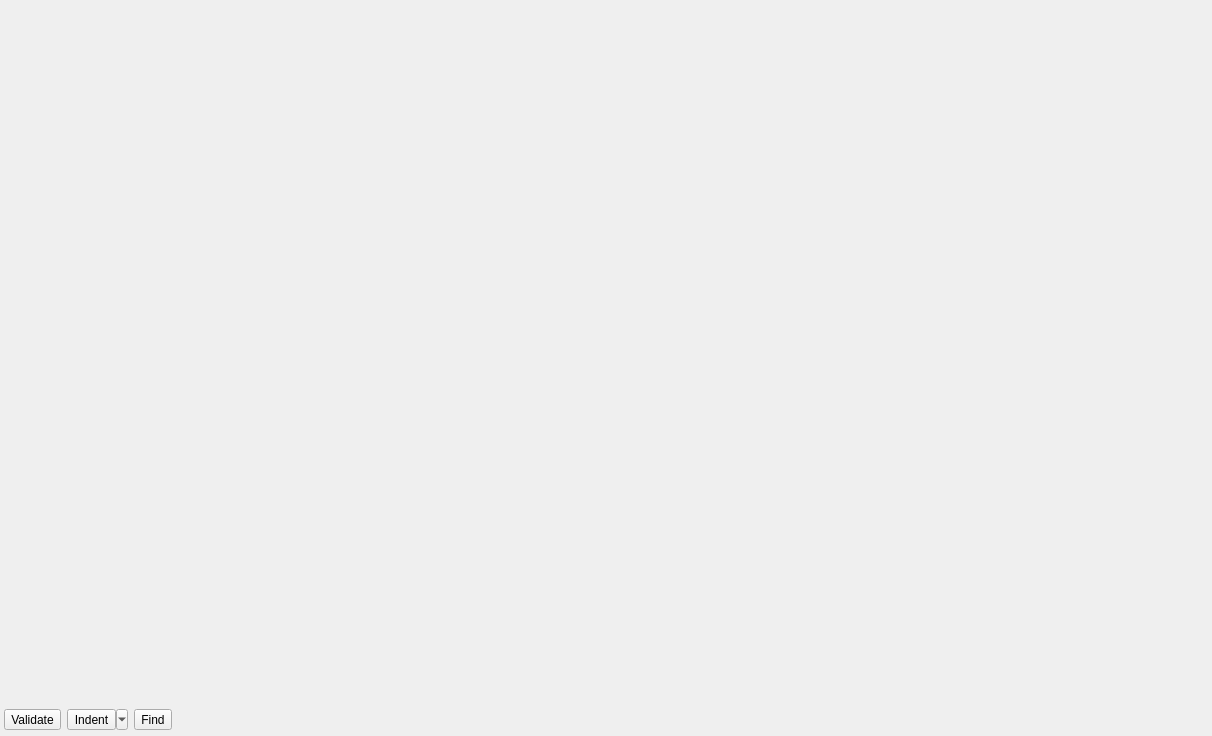
<?xml version="1.0" encoding="UTF-8"?>
<ui version="4.0">
 <class>SourceEditorWidget</class>
 <widget class="QWidget" name="SourceEditorWidget">
  <property name="geometry">
   <rect>
    <x>0</x>
    <y>0</y>
    <width>1212</width>
    <height>736</height>
   </rect>
  </property>
  <property name="windowTitle">
   <string>Form</string>
  </property>
  <layout class="QVBoxLayout" name="verticalLayout">
   <property name="spacing">
    <number>4</number>
   </property>
   <property name="leftMargin">
    <number>4</number>
   </property>
   <property name="topMargin">
    <number>4</number>
   </property>
   <property name="rightMargin">
    <number>4</number>
   </property>
   <property name="bottomMargin">
    <number>4</number>
   </property>
   <item>
    <widget class="QWidget" name="editor_parent" native="true">
     <property name="sizePolicy">
      <sizepolicy hsizetype="Preferred" vsizetype="Expanding">
       <horstretch>0</horstretch>
       <verstretch>0</verstretch>
      </sizepolicy>
     </property>
    </widget>
   </item>
   <item>
    <widget class="QWidget" name="find_parent" native="true">
     <property name="sizePolicy">
      <sizepolicy hsizetype="Preferred" vsizetype="Fixed">
       <horstretch>0</horstretch>
       <verstretch>0</verstretch>
      </sizepolicy>
     </property>
    </widget>
   </item>
   <item>
    <layout class="QHBoxLayout" name="horizontalLayout">
     <property name="spacing">
      <number>6</number>
     </property>
     <property name="bottomMargin">
      <number>2</number>
     </property>
     <item>
      <widget class="QToolButton" name="validate_tb">
       <property name="enabled">
        <bool>true</bool>
       </property>
       <property name="sizePolicy">
        <sizepolicy hsizetype="Preferred" vsizetype="Fixed">
         <horstretch>0</horstretch>
         <verstretch>0</verstretch>
        </sizepolicy>
       </property>
       <property name="minimumSize">
        <size>
         <width>0</width>
         <height>0</height>
        </size>
       </property>
       <property name="toolTip">
        <string>Validate the syntax of the schema file</string>
       </property>
       <property name="text">
        <string>Validate</string>
       </property>
       <property name="icon">
        <iconset resource="../../../libs/libgui/res/resources.qrc">
         <normaloff>:/icons/icons/validatesch.png</normaloff>:/icons/icons/validatesch.png</iconset>
       </property>
       <property name="iconSize">
        <size>
         <width>25</width>
         <height>25</height>
        </size>
       </property>
       <property name="shortcut">
        <string>F5</string>
       </property>
       <property name="popupMode">
        <enum>QToolButton::InstantPopup</enum>
       </property>
       <property name="toolButtonStyle">
        <enum>Qt::ToolButtonTextBesideIcon</enum>
       </property>
       <property name="autoRaise">
        <bool>false</bool>
       </property>
       <property name="arrowType">
        <enum>Qt::NoArrow</enum>
       </property>
      </widget>
     </item>
     <item>
      <widget class="QToolButton" name="indent_tb">
       <property name="enabled">
        <bool>true</bool>
       </property>
       <property name="sizePolicy">
        <sizepolicy hsizetype="Preferred" vsizetype="Fixed">
         <horstretch>0</horstretch>
         <verstretch>0</verstretch>
        </sizepolicy>
       </property>
       <property name="minimumSize">
        <size>
         <width>0</width>
         <height>0</height>
        </size>
       </property>
       <property name="toolTip">
        <string>Apply custom indentation to the code</string>
       </property>
       <property name="text">
        <string>Indent</string>
       </property>
       <property name="icon">
        <iconset resource="../../../libs/libgui/res/resources.qrc">
         <normaloff>:/icons/icons/ident.png</normaloff>:/icons/icons/ident.png</iconset>
       </property>
       <property name="iconSize">
        <size>
         <width>25</width>
         <height>25</height>
        </size>
       </property>
       <property name="shortcut">
        <string>Ctrl+I</string>
       </property>
       <property name="popupMode">
        <enum>QToolButton::MenuButtonPopup</enum>
       </property>
       <property name="toolButtonStyle">
        <enum>Qt::ToolButtonTextBesideIcon</enum>
       </property>
       <property name="autoRaise">
        <bool>false</bool>
       </property>
       <property name="arrowType">
        <enum>Qt::NoArrow</enum>
       </property>
      </widget>
     </item>
     <item>
      <widget class="QToolButton" name="find_tb">
       <property name="enabled">
        <bool>true</bool>
       </property>
       <property name="sizePolicy">
        <sizepolicy hsizetype="Preferred" vsizetype="Fixed">
         <horstretch>0</horstretch>
         <verstretch>0</verstretch>
        </sizepolicy>
       </property>
       <property name="minimumSize">
        <size>
         <width>0</width>
         <height>0</height>
        </size>
       </property>
       <property name="text">
        <string>Find</string>
       </property>
       <property name="icon">
        <iconset resource="../../../libs/libgui/res/resources.qrc">
         <normaloff>:/icons/icons/findtext.png</normaloff>:/icons/icons/findtext.png</iconset>
       </property>
       <property name="iconSize">
        <size>
         <width>25</width>
         <height>25</height>
        </size>
       </property>
       <property name="shortcut">
        <string>Ctrl+F</string>
       </property>
       <property name="checkable">
        <bool>true</bool>
       </property>
       <property name="popupMode">
        <enum>QToolButton::InstantPopup</enum>
       </property>
       <property name="toolButtonStyle">
        <enum>Qt::ToolButtonTextBesideIcon</enum>
       </property>
       <property name="autoRaise">
        <bool>false</bool>
       </property>
       <property name="arrowType">
        <enum>Qt::NoArrow</enum>
       </property>
      </widget>
     </item>
     <item>
      <spacer name="horizontalSpacer">
       <property name="orientation">
        <enum>Qt::Horizontal</enum>
       </property>
       <property name="sizeHint" stdset="0">
        <size>
         <width>918</width>
         <height>20</height>
        </size>
       </property>
      </spacer>
     </item>
    </layout>
   </item>
  </layout>
 </widget>
 <resources>
  <include location="../../../libs/libgui/res/resources.qrc"/>
 </resources>
 <connections/>
</ui>
